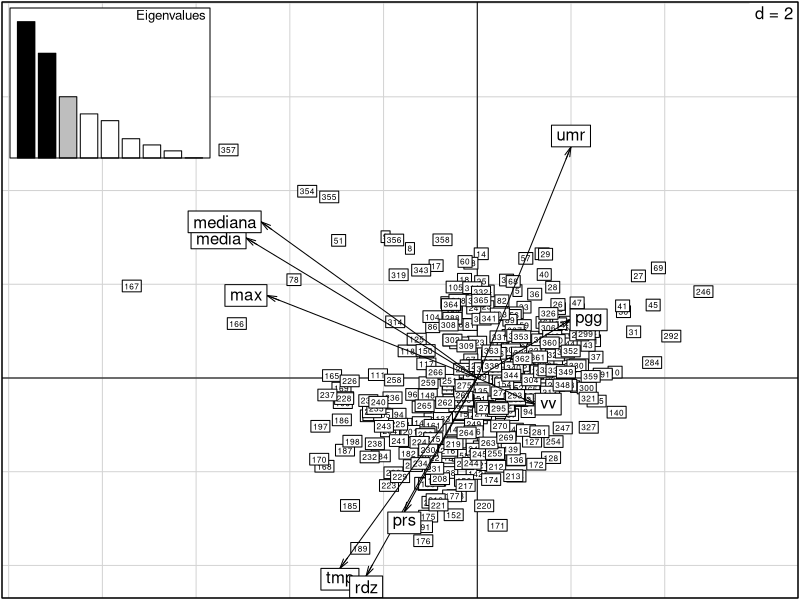
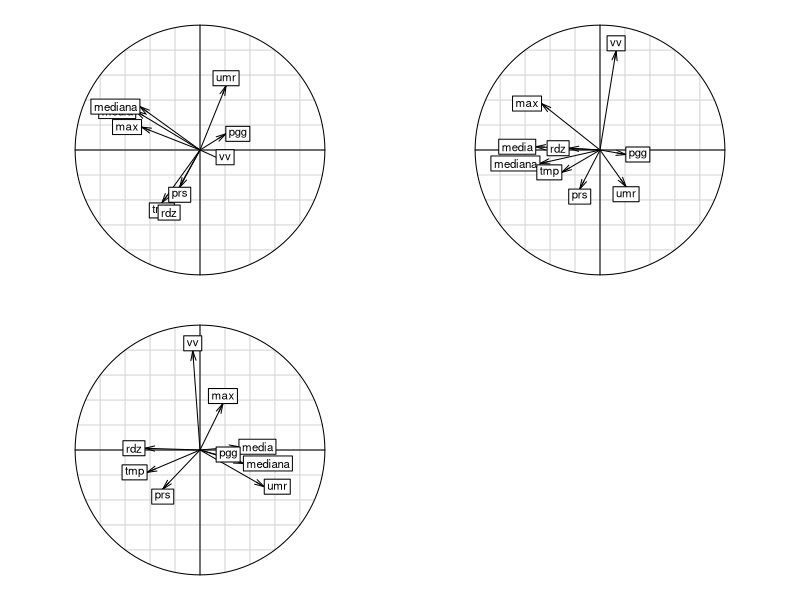
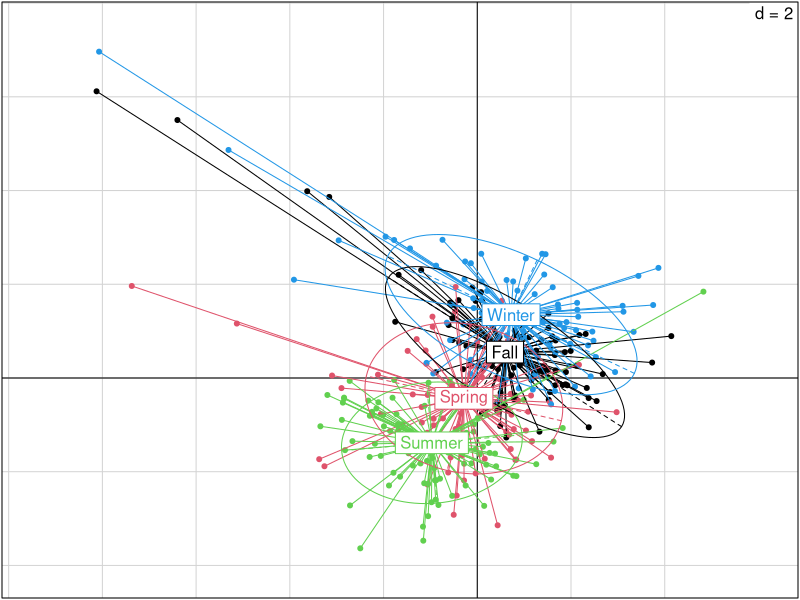
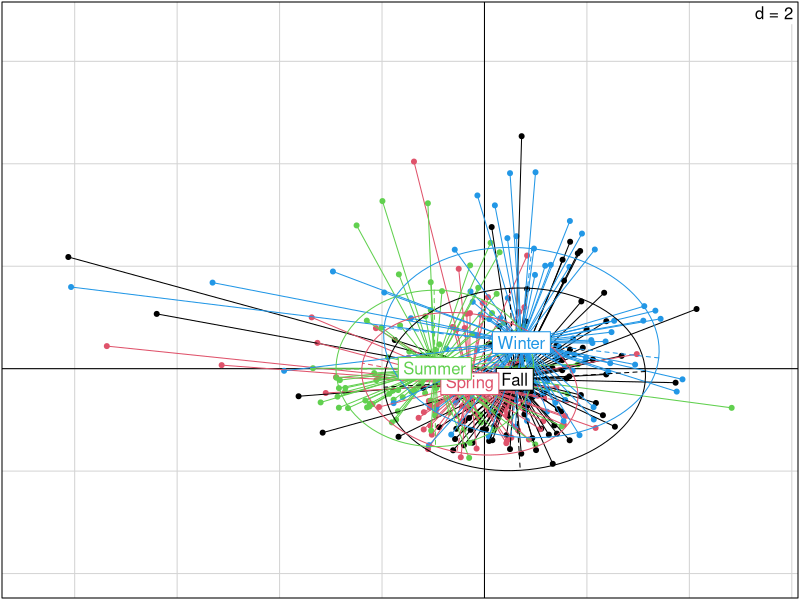
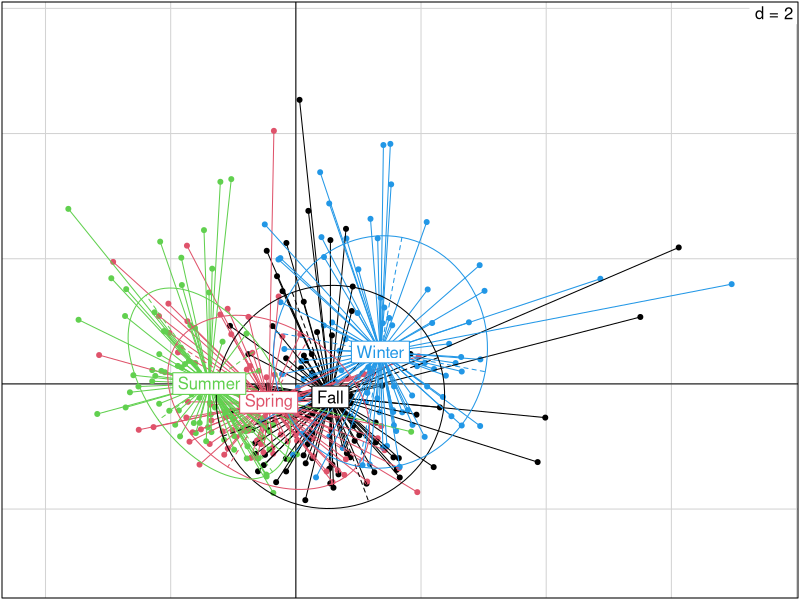
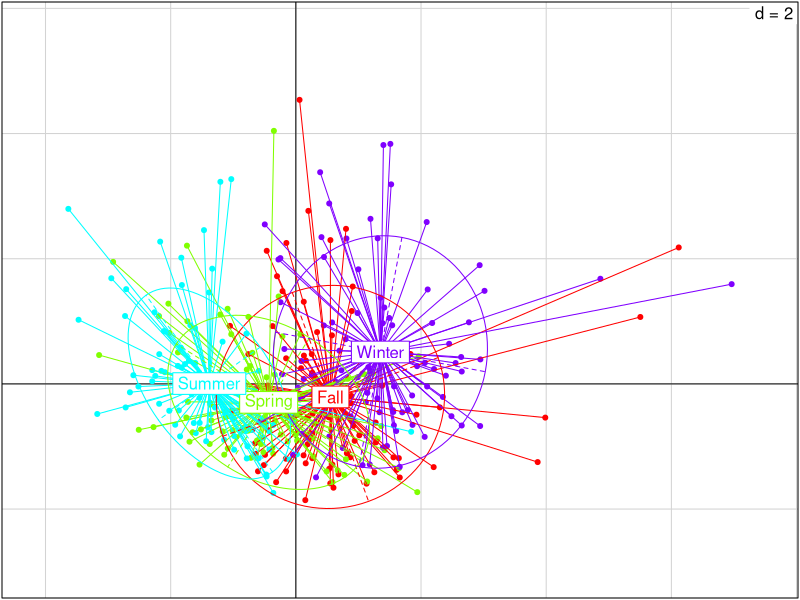
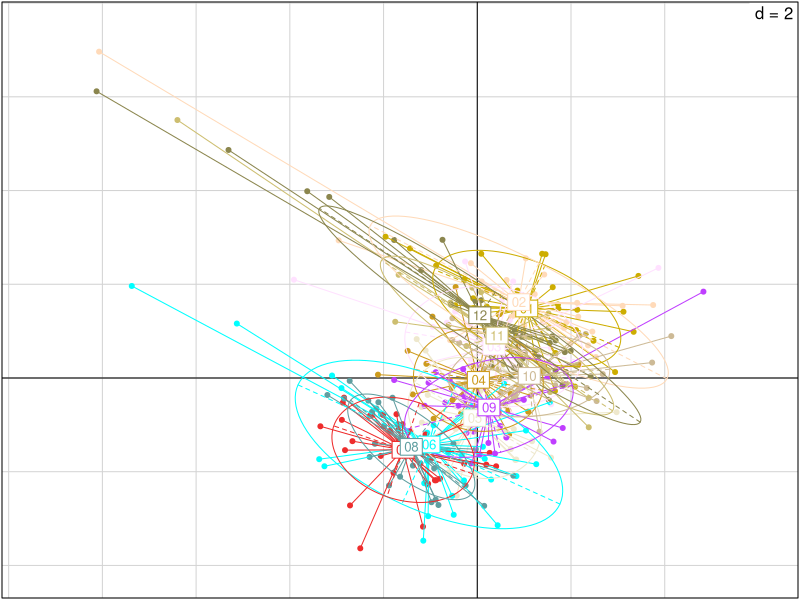
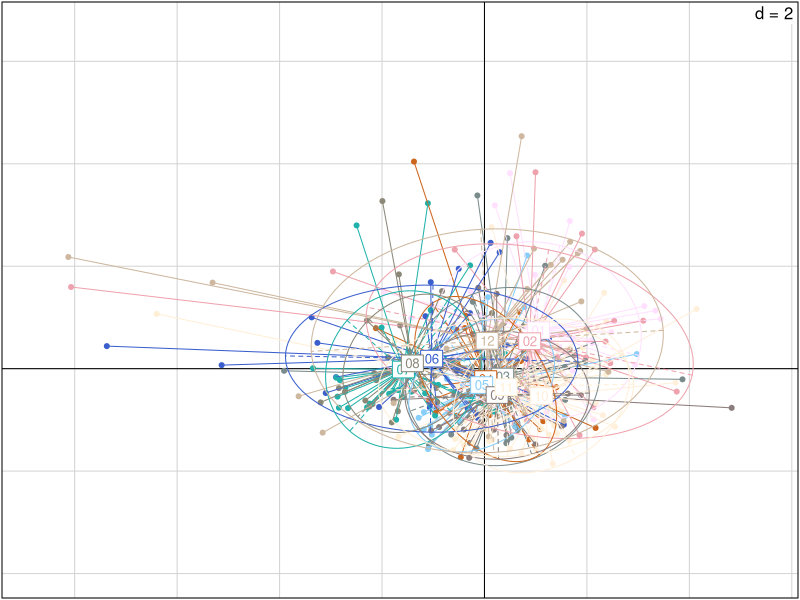

Generate these figures, in order, with R: (Note: this script raises an error after producing the figures.)
#setto la WD ----
pm10 <- read.csv2("data/pm2010.csv", dec = ".")

#questo è un pacchetto di pacchetti. Contiene molti pacchetti utili :-)
#install.packages("tidyverse")

library(tidyr)
#creO variabile per anno, giorno, mese
pm10_a <- separate(pm10, col = "data", into = c("anno","mese","giorno"), sep = "-")

pm10_a$mese2 <- as.numeric(pm10_a$mese)

str(pm10_a)        

pm10_a$mese2


pm10_a$giorno2 <- as.numeric(pm10_a$giorno)
str(pm10_a)
# stagioni: primavera (21-03 / 20-06), estate (21-06/22-09), autunno (23-09 /21-12)
# inverno(22-12/20-03)

#divido in stagioni ----
getSeason <- function(DATES) {
  WS <- as.Date("2010-12-22", format = "%Y-%m-%d") # Winter Solstice
  SE <- as.Date("2010-3-21",  format = "%Y-%m-%d") # Spring Equinox
  SS <- as.Date("2010-6-21",  format = "%Y-%m-%d") # Summer Solstice
  FE <- as.Date("2010-9-23",  format = "%Y-%m-%d") # Fall Equinox
  d <- as.Date(strftime(DATES, format="2010-%m-%d"))
  
  ifelse (d >= WS | d < SE, "Winter",
          ifelse (d >= SE & d < SS, "Spring",
                  ifelse (d >= SS & d < FE, "Summer", "Fall")))
}


k <- getSeason(pm10$data)



pm10_a$Stagione<- k

table(pm10_a$Stagione)


summary(pm10_a)

### PCA ANALYSIS ----
require(ade4)
names(pm10_a)

#estraggo da pm10 solo le variabili numeriche da inserire nella PCA escludendo giorno mese e anno che sono da considerarsi factors
data_pca <- pm10_a[,c(1:9)]

# con nf = 3 gli stò dicendo di tenere tre assi
pcapm <- dudi.pca(data_pca, scannf = FALSE, nf = 3)

#faccio il biplot, cos'è clab.row?
# clab.row serve a gestire la grandezza dei quadratini delle osservazioni
# clab.col invece controlla le variabili
scatter(pcapm, clab.row = 0.5)


#valori dei punteggi per le variabili
pcapm$c1

# CARATTERIZZIAMO GLI ASSI
# se vedi come ci si aspetta mediana media e max stanno insieme perchè sono molto correlati e vanno tutti sulla prima componente
# sulla seconda ci vanno i fattori ambientali tmp, umr, rdz, pgg e prs. Solo che tmp, prs e rdz hanno correlazione negativa rispetto
# a umr  e pgg [pgg è al limite. ha un punteggio abbastanza basso]
# sulla terza si prende tutto il vento

#cerchio di correlazione, i punteggi delle varibili sono plottati su una circonferenza di raggio unitario
par(mfrow = c(2,2))
s.corcircle(pcapm$c1, xax = 1, yax = 2) #plotto prima e seconda
s.corcircle(pcapm$c1, xax = 1, yax = 3) #plotto prima e terza
s.corcircle(pcapm$c1, xax = 2, yax = 3) #plotto seconda e terza

#calcolo gli autovalori
pcapm$eig / sum(pcapm$eig) 

#calcolo la somma cumilata degli autovalori
cumsum(pcapm$eig / sum(pcapm$eig)) # con i primi tre assi spiego circa il 70% che non è male


# da cosa lo capisci??? perchè il 3° dice 0.71?
# gli autovalori corrispondono alla quantità di variabilità spiegata lungo quella direzione (autovettore)
# se divido ogni singolo autovalore per la somma di tutti gli autovalori (riga 80) ottengo la % che ogni 
#singola componente spiega. Facendo la somma cumulata (riga 83) non faccio altro che:
# 1c , 1c + 2c, 1c + 2c + 3c. La somma di tutte chiaramente mi darà 100 (o meglio 1)
# quindi in questo modo io so che tenedo le prime tre componenti io riesco a vedere il 71% dell'informazione presente
#nel mio dataset

#vediamo adesso come si comportano le variabili qualitative - lascio a te l'interpretazione!!!!!!
# PCA STAGIONE ----
par(mfrow= c(1,1))
s.class(pcapm$li, factor(pm10_a$Stagione), xax = 1, yax = 2, col = c(1,2,3,4)) 
s.class(pcapm$li, factor(pm10_a$Stagione), xax = 1, yax = 3, col = c(1,2,3,4))
s.class(pcapm$li, factor(pm10_a$Stagione), xax = 2, yax = 3, col = c(1,2,3,4))



s.class(pcapm$li, factor(pm10_a$Stagione), xax = 2, yax = 3, col = rainbow(4)) #se volessi usare la funzione rainbow

#un modo carino per selezionare i colori
color = grDevices::colors()[grep('gr(a|e)y', grDevices::colors(), invert = T)]

# questo comando crea un oggetto che si chiama color che contiene tutti e 433 i colori base di R escluse le scale di grigio
# poi basta fare col = sample(color, n) all'intero di una funzione che usa come argument col
# dove n è il numero di colori che devi utilizzare

#alternativa se 433 colori sono troppi
library(RColorBrewer)
qual_col_pals = brewer.pal.info[brewer.pal.info$category == 'qual',]
col_vector = unlist(mapply(brewer.pal, qual_col_pals$maxcolors, rownames(qual_col_pals)))
# questa funzione produce un vettore di 74 colori

# Interpretazione (la devi fare tu), stai attenta! :
# 1 - come si dispongono le ellissi rispetto alle tre componenti? 
# 2 - ci sono delle direzioni in cui la variazione è più evodente e altre invece dove non sembra esserci?
# 3 - cosa rappresentano le tre componenti?
# 4 - l'asse maggiore delle ellissi su che componente si allinea?
# 5 - che cosa mi racconta quindi il grafico?


#facile dire la devi fare tu gne gne gne gne XD alloraaaa( sto rosicando che l'avevo
#già fatta ma cambiando computer ho fatto un panico... dunque)
# rispondo alle domande per stagioni:

# 1) le ellissi praticamente si sovrappongono rispetto alle componenti, in particolare
# le componenti 1 e 3 , mentre sono trasversali tra 1 e 2 
# 2) se per variazione intendi i picchi, in inverno c'è variazione
# 3) le tre componenti sono la 1a la concentrazione del pm10 la 2a le variabili ambientali, la 3a la velocità del vento
# 4) l'asse maggiore è parallelo alla componente che rappresenta la concentrazione
# 5) essendo così tutte attaccate mi sa che il fattore stagione posso anche non cagarlo
# posso invece indagare su st'inverno che esce fuori dagli schemi no??






# attenta mese ha 12 livelli come factor non 4 come le stagioni se usi solo 4 colori non vedi gli altri mesi
# approfitto per usare la funzione che hai usato prima 

par(mfrow = c(1,1))
s.class(pcapm$li, factor(pm10_a$mese), xax = 1, yax = 2, col = sample(color, 12), clabel = 0.8)
s.class(pcapm$li, factor(pm10_a$mese), xax = 1, yax = 3, col = sample(color, 12), clabel = 0.8)
s.class(pcapm$li, factor(pm10_a$mese), xax = 2, yax = 3, col = sample(color, 12), clabel = 0.8)

# GIORNO ----
# chiaramente dal giorno ci capisci poco perchè stai mischiando periodi diversi dell'anno e la natura se ne frega che è il
# primo o il trenta del mese
s.class(pcapm$li, factor(pm10_a$giorno), xax = 1, yax = 2,col = sample(color, 31))
s.class(pcapm$li, factor(pm10_a$giorno), xax = 1, yax = 3,col = sample(color, 31))
s.class(pcapm$li, factor(pm10_a$giorno), xax = 2, yax = 3,col = sample(color, 31))

# direi che a questo punto non mi interessa per niente il fattore giorno e mese,
# perche già con la stagione ho abbastanza livelli non aggiungo ulteriore confusione al tutto

#DIREZIONE DEL VENTO ----
s.class(pcapm$li, factor(pm10_a$dv), xax = 1, yax = 2, col = sample(col_vector, nlevels(pm10$dv)))
s.class(pcapm$li, factor(pm10_a$dv), xax = 1, yax = 3, col = sample(col_vector, nlevels(pm10$dv)))
s.class(pcapm$li, factor(pm10_a$dv), xax = 2, yax = 3, col = sample(col_vector, nlevels(pm10$dv)))


s.class(pcapm$li, factor(pm10_a$dv), xax = 1, yax = 2, col = rainbow(nlevels(pm10$dv)),clabel = .8)
s.class(pcapm$li, factor(pm10_a$dv), xax = 1, yax = 3, col = rainbow(nlevels(pm10$dv)))
s.class(pcapm$li, factor(pm10_a$dv), xax = 2, yax = 3, col = rainbow(nlevels(pm10$dv)))


# ARI-DOMANDE
# 1) le ellissi sono sempre accozzagliate l'una sull'altra rispetto alle componenti
# 2) mi sembra che il vento da sudest ha sempre sti picchi malefici che escono dagli schemi
# 3) le componenti sono sempre le stesse
# 4) l'asse maggiore sta sempre sulla concentrazione di pm10
# 5) anche qui stanno tutte una sull'altra non ci sta niente di "eclatante" apparte i picchi di vento 
# da sudest

# fatti le stesse domande che ti ho scritto prima


# HILL-SMITH ----




#### HILLSMITH SU DATI ----

data_hills<-(pm10_a[,1:10])
data_hills$stagione<-pm10_a$Stagione


str(data_hills)
data_hills$stagione<-as.factor(data_hills$stagione)
dd1 <- dudi.hillsmith(data_hills, scannf = FALSE, nf = 3)
par(mfrow = c(1,1))

scatter(dd1, clab.row = 0.5, posieig = "bottom")

# perchè lo scatter sta a fanculo in alto?
# stavi pensando a cosa rappresentano i valori della hills e quali sono le 
# componenti principali in questo caso...
dd1$c1

par(mfrow=c(1,1))
s.corcircle(dd1$c1, xax = 1, yax = 2) #plotto prima e seconda
s.corcircle(dd1$c1, xax = 1, yax = 3) #plotto prima e terza
s.corcircle(dd1$c1, xax = 2, yax = 3) #plotto seconda e terza


dd1$eig/sum(dd1$eig) 
cumsum(dd1$eig/sum(dd1$eig))


# quindi aggiungendo la stagione  e la dv e facendo la hills 
# i 3 assi mi perdono quantità di informazione e spiegano quasi il 50% dei dati.


# ma sopratutto ora che so che:
# media mediana e max sono super correlate, quindi mi conviene tenerne una sola
# tmp,rdz,prs sono inversamente prop all'umidità e che la pioggia sta a se
#velocità del vento va per fatti suoi e tira i miei dati
# d'inverno ho dei picchi particolari che non so se hanno valenza
# e mi sembra che la direzione NW può avere una valenza 




# provo a vedere sta velocità del vento che problemi ha 


hist(pm10_a$vv)

plot(pm10_a$media~pm10_a$vv,col="2",pch="20")
boxplot(pm10_a$vv)

#faccio un modello di regressione multipla con tutto dentro
modvv<-lm(vv~.,data=data_hills)
summary(modvv)
# la vv del vento con la direzione nord fa sempre vedere qualcosa
# per me c'è qualcosa sotto, dice che sono significative 
# umr,pgg,prs



names(data_hills)

corr<-cor(data_hills[,1:9])
summary(corr)

# potresti cominciare a fare una bella regressione multipla per vedere se le variabile che hai spiegano la conc di pm10
# poi commentiamo meglio magari su skype!!!!

### REGRESSIONE MULTIPLA ----


mod1<-lm(media~.,data=data_hills)
summary(mod1)
qqnorm(mod1$residuals)
qqline(mod1$residuals,col=2)
mod1s=step(mod1,direction="both")
summary(mod1s)


mod2<-lm(media~tmp+max+vv+dv+rdz+pgg+umr+prs+stagione,data=data_hills)


summary(mod2)

mod2s=step(mod2,direction="both")
summary(mod2s)
qqnorm(mod2s$residuals)
qqline(mod2s$residual, col=2)
par(mfrow=c(2,2))
plot(mod2s)
par(mfrow=c(1,1))
plot(mod2s$residuals~data_hills$dv)
plot(mod2s$residuals~data_hills$stagione)
acf(mod2s$residuals)
cor(data_hills[,c(1:9)])


#direi che questo è il modello migliore. Se ti va provati a vedere come funzionao i gam. Ti passo lo zuur appena posso. 
# sono un po' perplesso dal fatto che la max si prenda tutta la variabilità però se la prof vi ha detto di metterla lo sa 
# meglio lei di sicuro
# pacchetto mgcv 

# che cosa vedi in questo modello???
# che ti dice l'output???

#iniziate a buttare giu anche il testo


mod4<-lm(media~tmp+vv+dv+umr+stagione,data=data_hills)
summary(mod4)
anova(mod4,mod2s)


mod3<-lm(max~tmp+mediana+vv+dv+rdz+pgg+umr+prs+stagione,data=data_hills)
summary(mod3)

mod3s=step(mod3,direction="both")
summary(mod3s)
qqnorm(mod3s$residuals)
qqline(mod3s$residuals,col=2)





# a me sembra che il secondo modello levando la mediana ma aggiungendo la max
# sia buono, il terzo un pò meno...
